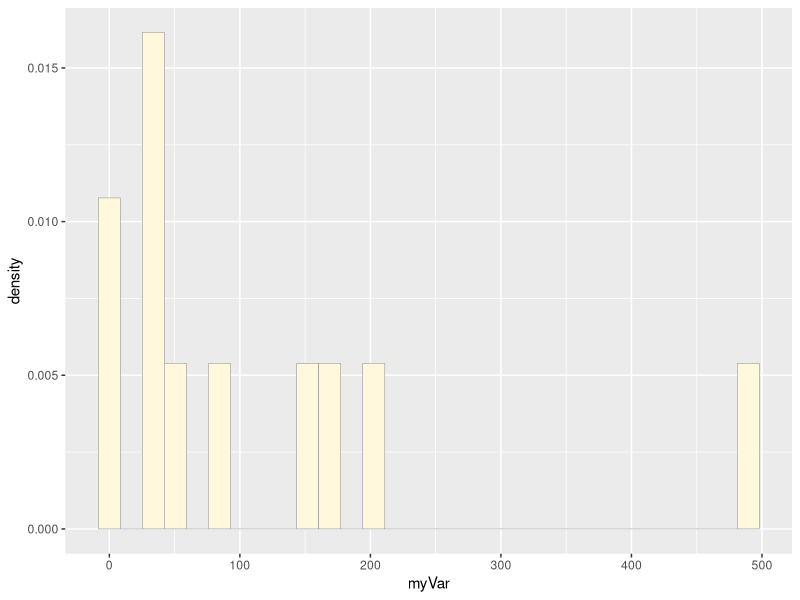
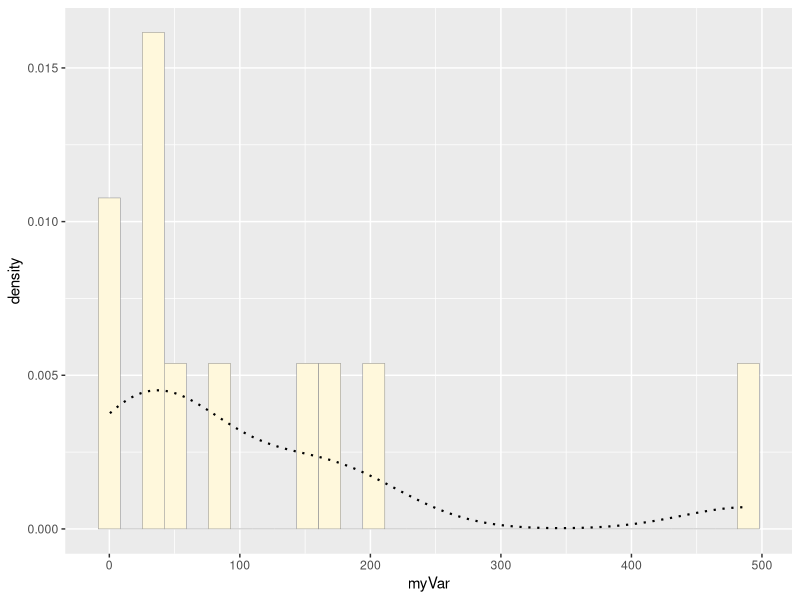
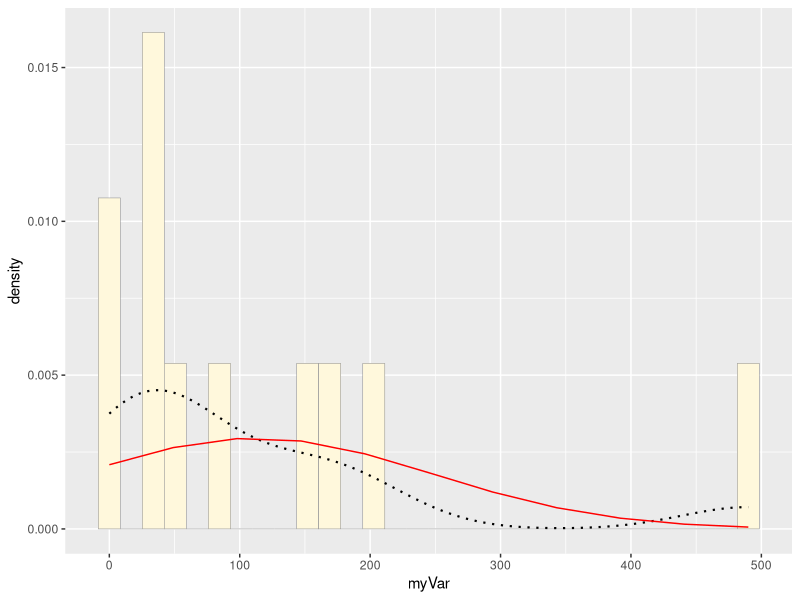
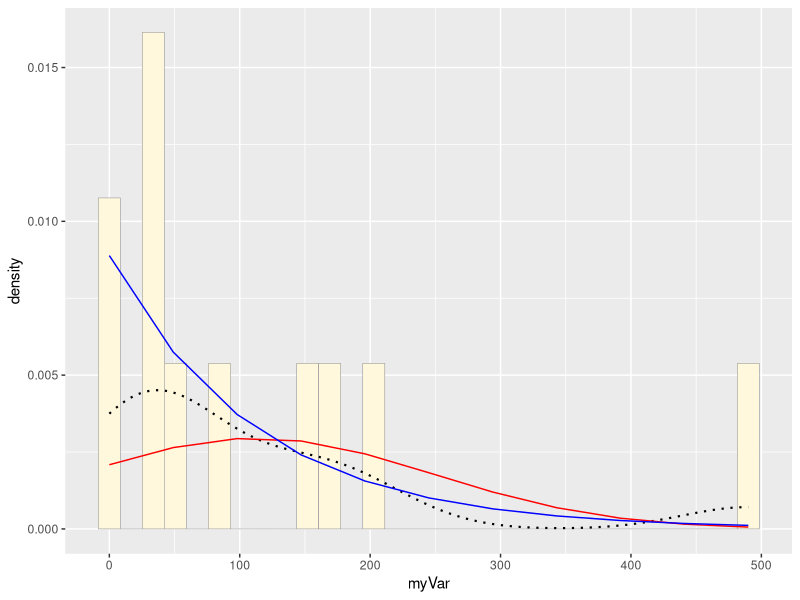
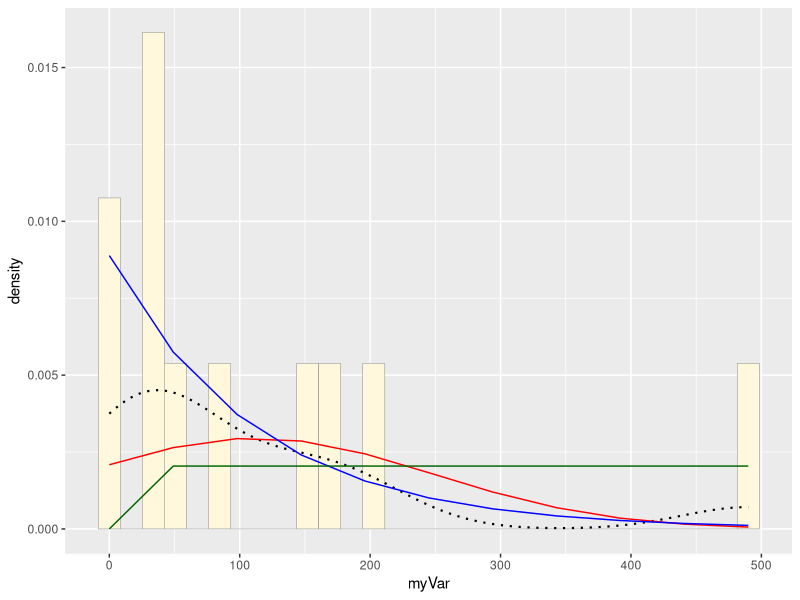
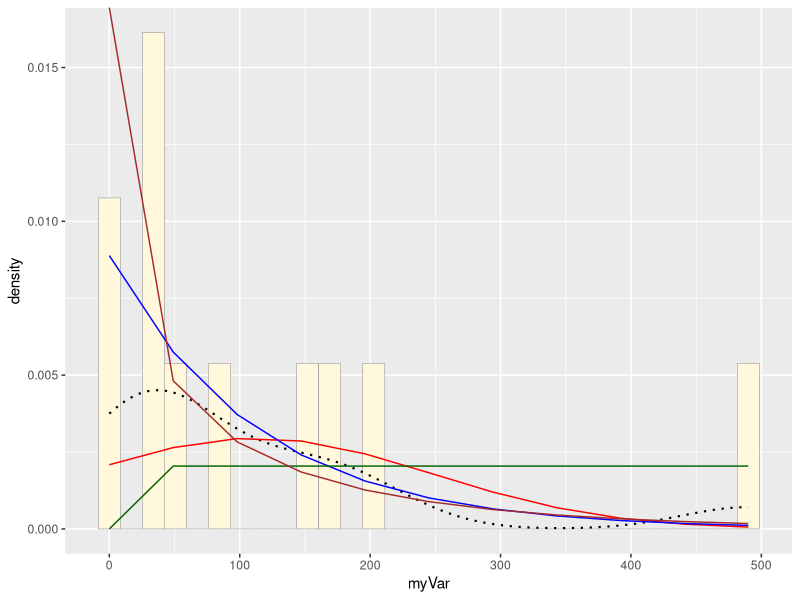
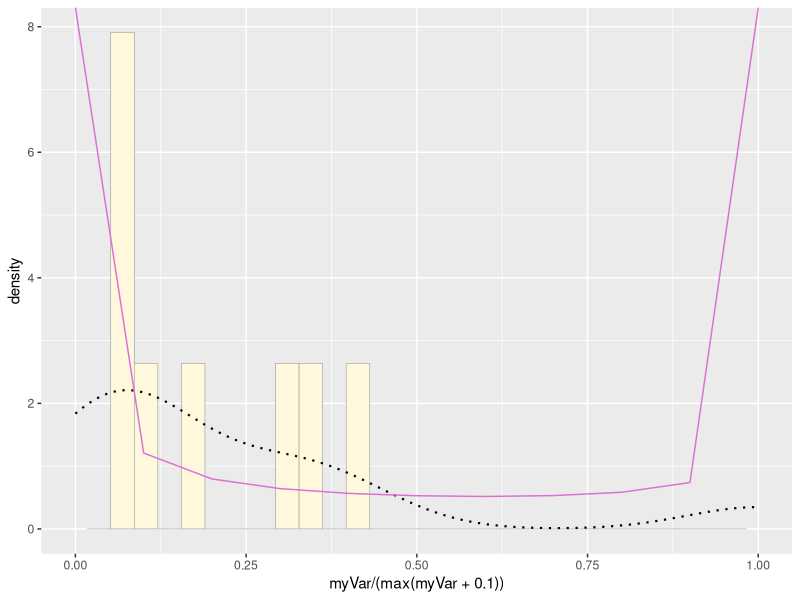
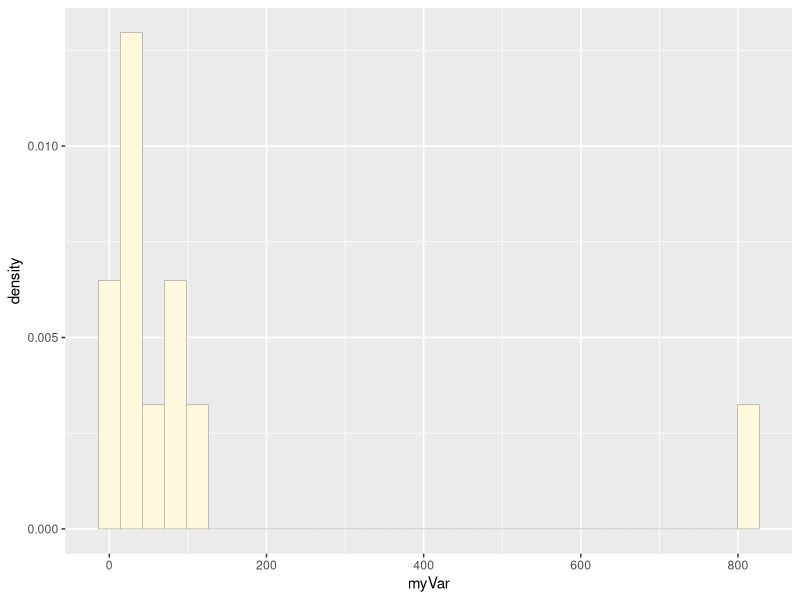

Write the R code that produced these figures, in order.
## ---- chunk 1
library(ggplot2) # for graphics
library(MASS) # for maximum likelihood estimation
## ---- chunk 2
# quick and dirty, a truncated normal distribution to work on the solution set

#z <- rnorm(n=3000,mean=0.2)
#z <- data.frame(1:3000,z)
#names(z) <- list("ID","myVar")
#z <- z[z$myVar>0,]
#str(z)
#summary(z$myVar)
## ---- chunk 3
z <- read.table("SurveyVolumeEstimations.csv",header=TRUE,sep=",", stringsAsFactors=FALSE)
str(z)
summary(z)
## ---- chunk 4
p1 <- ggplot(data=z, aes(x=myVar, y=..density..)) +
  geom_histogram(color="grey60",fill="cornsilk",size=0.2) 
print(p1)
## ---- chunk 5
p1 <-  p1 +  geom_density(linetype="dotted",size=0.75) # smooths out the shape of the histogram. It does not assume any particular probability distribution
print(p1)
## ---- chunk 6
# This fits a normal distribution to the data
# maximum likelihood estimator of the parameters of the normal (mean and variance)
normPars <- fitdistr(z$myVar,"normal") # this is how we get the maximm likelihood parameters for a normal distribution fitted to the data
print(normPars)
str(normPars)
normPars$estimate["mean"] # note structure of getting a named attribute
## ---- chunk 7
meanML <- normPars$estimate["mean"] #data from fitdistr
sdML <- normPars$estimate["sd"] #data from fitdistr


xval <- seq(0,max(z$myVar),len=length(z$myVar))

stat <- stat_function(aes(x = xval, 
                          y = ..y..), 
                      fun = dnorm,
                      colour="red", 
                      n = length(z$myVar),
                      args = list(mean = meanML, sd = sdML))
p1 + stat # plots to graph
## ---- chunk 8
expoPars <- fitdistr(z$myVar,"exponential")
rateML <- expoPars$estimate["rate"]

stat2 <- stat_function(aes(x = xval, y = ..y..), fun = dexp, colour="blue", n = length(z$myVar), args = list(rate=rateML))
 p1 + stat + stat2
## ---- chunk 9
stat3 <- stat_function(aes(x = xval, y = ..y..), fun = dunif, colour="darkgreen", n = length(z$myVar), args = list(min=min(z$myVar), max=max(z$myVar)))
 p1 + stat + stat2 + stat3
## ---- chunk 10
gammaPars <- fitdistr(z$myVar,"gamma")
shapeML <- gammaPars$estimate["shape"]
rateML <- gammaPars$estimate["rate"]

stat4 <- stat_function(aes(x = xval, y = ..y..), fun = dgamma, colour="brown", n = length(z$myVar), args = list(shape=shapeML, rate=rateML))
 p1 + stat + stat2 + stat3 + stat4
## ---- chunk 11
pSpecial <- ggplot(data=z, aes(x=myVar/(max(myVar + 0.1)), y=..density..)) +
  geom_histogram(color="grey60",fill="cornsilk",size=0.2) + 
  xlim(c(0,1)) +
  geom_density(size=0.75,linetype="dotted")

betaPars <- fitdistr(x=z$myVar/max(z$myVar + 0.1),start=list(shape1=1,shape2=2),"beta")
shape1ML <- betaPars$estimate["shape1"]
shape2ML <- betaPars$estimate["shape2"]

statSpecial <- stat_function(aes(x = xval, y = ..y..), fun = dbeta, colour="orchid", n = length(z$myVar), args = list(shape1=shape1ML,shape2=shape2ML))
pSpecial + statSpecial
## ---- chunk 12
parameters <- fitdistr(z$myVar,"gamma")
print(parameters)

shapeML <- parameters$estimate["shape"]
rateML <- parameters$estimate["rate"]
## ---- chunk 13
sim_myVar <- data.frame(ID=seq(1:11),myVar= rgamma(11,shape=shapeML,rate=rateML))

p2 <- ggplot(data=sim_myVar, aes(x=myVar, y=..density..)) +
  geom_histogram(color="grey60",fill="cornsilk",size=0.2) 
print(p2)

p2 <-  p2 +  geom_density(linetype="dotted",size=0.75)
print(p2)
## ---- chunk 14
print(p1)
